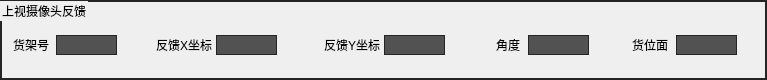
     <widget class="QGroupBox" name="groupBox_UpCameraInformation">
      <property name="geometry">
       <rect>
        <x>4</x>
        <y>432</y>
        <width>767</width>
        <height>80</height>
       </rect>
      </property>
      <property name="styleSheet">
       <string notr="true">QGroupBox {
  border: 1.5px solid rgb(36, 36, 36);
}</string>
      </property>
      <property name="title">
       <string>上视摄像头反馈</string>
      </property>
      <widget class="QLabel" name="label_87">
       <property name="geometry">
        <rect>
         <x>13</x>
         <y>35</y>
         <width>68</width>
         <height>20</height>
        </rect>
       </property>
       <property name="minimumSize">
        <size>
         <width>68</width>
         <height>20</height>
        </size>
       </property>
       <property name="maximumSize">
        <size>
         <width>68</width>
         <height>20</height>
        </size>
       </property>
       <property name="text">
        <string>货架号</string>
       </property>
      </widget>
      <widget class="QLabel" name="label_88">
       <property name="geometry">
        <rect>
         <x>156</x>
         <y>35</y>
         <width>68</width>
         <height>20</height>
        </rect>
       </property>
       <property name="minimumSize">
        <size>
         <width>68</width>
         <height>20</height>
        </size>
       </property>
       <property name="maximumSize">
        <size>
         <width>68</width>
         <height>20</height>
        </size>
       </property>
       <property name="text">
        <string>反馈X坐标</string>
       </property>
      </widget>
      <widget class="QLabel" name="label_89">
       <property name="geometry">
        <rect>
         <x>324</x>
         <y>35</y>
         <width>68</width>
         <height>20</height>
        </rect>
       </property>
       <property name="minimumSize">
        <size>
         <width>68</width>
         <height>20</height>
        </size>
       </property>
       <property name="maximumSize">
        <size>
         <width>68</width>
         <height>20</height>
        </size>
       </property>
       <property name="text">
        <string>反馈Y坐标</string>
       </property>
      </widget>
      <widget class="QLabel" name="label_90">
       <property name="geometry">
        <rect>
         <x>496</x>
         <y>35</y>
         <width>68</width>
         <height>20</height>
        </rect>
       </property>
       <property name="minimumSize">
        <size>
         <width>68</width>
         <height>20</height>
        </size>
       </property>
       <property name="maximumSize">
        <size>
         <width>68</width>
         <height>20</height>
        </size>
       </property>
       <property name="text">
        <string>角度</string>
       </property>
      </widget>
      <widget class="QLabel" name="label_91">
       <property name="geometry">
        <rect>
         <x>632</x>
         <y>35</y>
         <width>68</width>
         <height>20</height>
        </rect>
       </property>
       <property name="minimumSize">
        <size>
         <width>68</width>
         <height>20</height>
        </size>
       </property>
       <property name="maximumSize">
        <size>
         <width>68</width>
         <height>20</height>
        </size>
       </property>
       <property name="text">
        <string>货位面</string>
       </property>
      </widget>
      <widget class="QLabel" name="labelEdit_ShelfNumber">
       <property name="geometry">
        <rect>
         <x>56</x>
         <y>35</y>
         <width>61</width>
         <height>20</height>
        </rect>
       </property>
       <property name="styleSheet">
        <string notr="true">border: 1px solid rgb(36, 36, 36);        background: rgb(82, 82, 82);</string>
       </property>
       <property name="text">
        <string/>
       </property>
       <property name="alignment">
        <set>Qt::AlignCenter</set>
       </property>
      </widget>
      <widget class="QLabel" name="labelEdit_Shelf_X">
       <property name="geometry">
        <rect>
         <x>216</x>
         <y>35</y>
         <width>61</width>
         <height>20</height>
        </rect>
       </property>
       <property name="styleSheet">
        <string notr="true">border: 1px solid rgb(36, 36, 36);        background: rgb(82, 82, 82);</string>
       </property>
       <property name="text">
        <string/>
       </property>
       <property name="alignment">
        <set>Qt::AlignCenter</set>
       </property>
      </widget>
      <widget class="QLabel" name="labelEdit_Shelf_Y">
       <property name="geometry">
        <rect>
         <x>384</x>
         <y>35</y>
         <width>61</width>
         <height>20</height>
        </rect>
       </property>
       <property name="styleSheet">
        <string notr="true">border: 1px solid rgb(36, 36, 36);        background: rgb(82, 82, 82);</string>
       </property>
       <property name="text">
        <string/>
       </property>
       <property name="alignment">
        <set>Qt::AlignCenter</set>
       </property>
      </widget>
      <widget class="QLabel" name="labelEdit_Shelf_H">
       <property name="geometry">
        <rect>
         <x>528</x>
         <y>35</y>
         <width>61</width>
         <height>20</height>
        </rect>
       </property>
       <property name="styleSheet">
        <string notr="true">border: 1px solid rgb(36, 36, 36);        background: rgb(82, 82, 82);</string>
       </property>
       <property name="text">
        <string/>
       </property>
       <property name="alignment">
        <set>Qt::AlignCenter</set>
       </property>
      </widget>
      <widget class="QLabel" name="labelEdit_ShelfFace">
       <property name="geometry">
        <rect>
         <x>676</x>
         <y>35</y>
         <width>61</width>
         <height>20</height>
        </rect>
       </property>
       <property name="styleSheet">
        <string notr="true">border: 1px solid rgb(36, 36, 36);        background: rgb(82, 82, 82);</string>
       </property>
       <property name="text">
        <string/>
       </property>
       <property name="alignment">
        <set>Qt::AlignCenter</set>
       </property>
      </widget>
     </widget>
